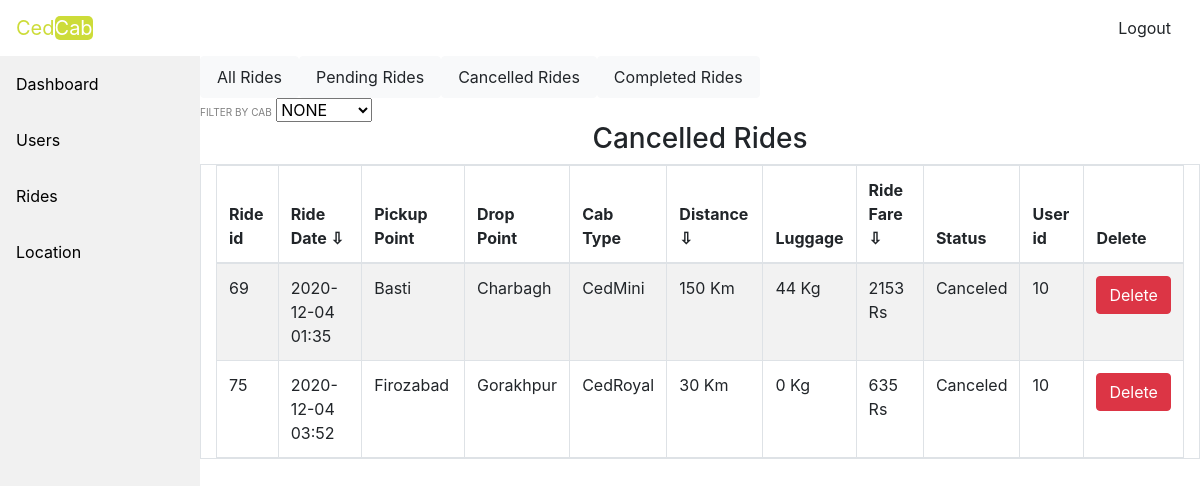
Screenshot of /acanride.php (signed in) with the database file from the repository.
### tables this page shows
CREATE TABLE `ride` (
  `ride_id` int(11) NOT NULL,
  `ride_date` varchar(20) NOT NULL,
  `from_distance` varchar(50) NOT NULL,
  `to_distance` varchar(50) NOT NULL,
  `cab_type` varchar(20) NOT NULL,
  `total_distance` varchar(50) NOT NULL,
  `luggage` varchar(50) NOT NULL,
  `total_fare` varchar(50) NOT NULL,
  `status` int(1) NOT NULL,
  `customer_user_id` int(50) NOT NULL
);

### dbcon.php (called while the page is built, shortened)
<?
    class dbcon
    {
    function __construct(){
    $this->conn = new mysqli("localhost", "root", "password", "cedcab");
    }
    }
    ?>

### adminwrk.php (called while the page is built, shortened)
<?php
class adminwrk
{
    function canride($conn)
    {
        $sql = "SELECT * FROM ride WHERE status=0";
        $result = $conn->query($sql);
        $appr=array();
        while($row = $result->fetch_assoc()){
            array_push($appr, $row);
        }
        return $appr;
    }
}
?>

### acanride.php (the view, shortened to what this page needs)
<?php
include('adhead.php');
if($_SESSION['userdata']['is_admin']==1){
include('adsidebar.php');
?>
<nav class="nav nav-pills nav-justified col-sm-10">
    <a class="nav-link btn btn-light " href="allrides.php">All Rides</a>
    <a class="nav-link btn btn-light " href="apenride.php" >Pending Rides</a>
    <a class="nav-link btn btn-light " href="acanride.php" >Cancelled Rides</a>
    <a class="nav-link btn btn-light " href="acomride.php">Completed Rides</a>
  </nav>
  <div id="drp" class="row">
  <div class="mr-2" id="cfilt">
  <label for="filter">FILTER BY CAB</label>
  <select name="cfil" id="cfil">
  <option value="" selected>NONE</option>
  </select>
  </div>
  </div>
  <div id="canr">
<h3 class="text-center">Cancelled Rides</h3>
  <table id='tbl2' class="container-fluid col-lg-10 mr-lg-2 table table-responsive table-hover table-bordered table-striped">
      <thead>
          <th>Ride id</th>
          <th onclick="sortTable(1,tbl2)">Ride Date ⇩</th>
          <th>Pickup Point</th>
          <th>Drop Point</th>
          <th>Cab Type</th>
          <th onclick="sortTablen(5,tbl2)">Distance ⇩</th>
          <th>Luggage</th>
          <th onclick="sortTablen(7,tbl2)">Ride Fare ⇩</th>
          <th>Status</th>
          <th>User id</th>
          <th>Delete</th>
      </thead>
      <tbody id="tbl2c">
      <?php
          $adm = new adminwrk();
          $admc = new dbcon();
          $can = $adm->canride($admc->conn);
          foreach($can as $key=>$val)
          {
            echo "<tr><td>".$val['ride_id']."</td><td>".$val['ride_date']."</td><td>".$val['from_distance']."</td><td>".$val['to_distance']."</td><td>".$val['cab_type']."</td><td>".$val['total_distance']." Km</td><td>".$val['luggage']." Kg</td><td>".$val['total_fare']." Rs</td><td>";
            if($val['status']==0)
            {
              echo "Canceled</td>";
            }
            echo  "<td>".$val['customer_user_id']."</td>";
            echo "<td><a class='btn btn-danger' onClick=\"javascript: return confirm('Please confirm deletion');\" href='acanride.php?action=no&id=".$val['ride_id']."'>Delete</a></td></tr></tr>";
          }
      ?>
      </tbody>
  </table>
</div>
<?php }
       else{
         echo '<h1 class="text-center text-weight-bold text-dark">You Are not Authorised</h1>';
       }
include('adfoot.php'); ?>

### style.css (style rules this page uses)
label { font-size: 10px; margin: auto; padding: auto; color: grey; }
th { cursor: pointer; }

### rows the page displays
ride: ride_id "69", ride_date "2020-12-04 01:35", from_distance "Basti", to_distance "Charbagh", cab_type "CedMini", total_distance "150", luggage "44", total_fare "2153", status "Canceled", customer_user "10"
ride: ride_id "75", ride_date "2020-12-04 03:52", from_distance "Firozabad", to_distance "Gorakhpur", cab_type "CedRoyal", total_distance "30", luggage "0", total_fare "635", status "Canceled", customer_user "10"
